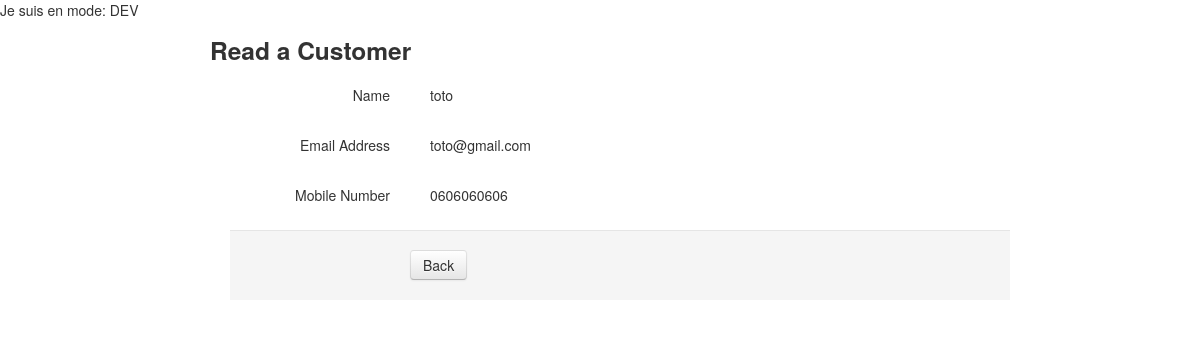
The app's page /crud-php-mysql/front/pages/read.php?id=2 with its own data.
### tables this page shows
CREATE TABLE `customers` (
  `id` int NOT NULL AUTO_INCREMENT,
  `name` varchar(100) NOT NULL,
  `email` varchar(100) NOT NULL,
  `mobile` varchar(100) NOT NULL,
  PRIMARY KEY (`id`)
);

### crud-php-mysql/front/pages/read.php (the view, shortened to what this page needs)
<?php
$id = null;
if (!empty($_GET['id'])) {
    $id = $_REQUEST['id'];
}
if (null == $id) {
    header("Location: ../../index.php");
} else {
    $pdo = Database::connect();
    $pdo->setAttribute(PDO::ATTR_ERRMODE, PDO::ERRMODE_EXCEPTION);
    $sql = "SELECT * FROM customers where id = ?";
    $q = $pdo->prepare($sql);
    $q->execute(array($id));
    $data = $q->fetch(PDO::FETCH_ASSOC);
}
?>
<!DOCTYPE html>
<html lang="en">
<head>
    <link href="../assets/css/bootstrap.min.css" rel="stylesheet">
</head>
<body>
    <div class="container">
        <div class="span10 offset1">
            <div class="row">
                <h3>Read a Customer</h3>
            </div>
            <div class="form-horizontal">
                <div class="control-group">
                    <label class="control-label">Name</label>
                    <div class="controls">
                        <label class="checkbox">
                            <?php echo $data['name']; ?>
                        </label>
                    </div>
                </div>
                <div class="control-group">
                    <label class="control-label">Email Address</label>
                    <div class="controls">
                        <label class="checkbox">
                            <?php echo $data['email']; ?>
                        </label>
                    </div>
                </div>
                <div class="control-group">
                    <label class="control-label">Mobile Number</label>
                    <div class="controls">
                        <label class="checkbox">
                            <?php echo $data['mobile']; ?>
                        </label>
                    </div>
                </div>
                <div class="form-actions">
                    <a class="btn" href="../../index.php">Back</a>
                </div>
            </div>
        </div>
    </div>
</body>
</html>

### records on screen
customers: name "toto", email "toto@gmail.com", mobile "0606060606"

### other values on screen
$appEnv "DEV"
